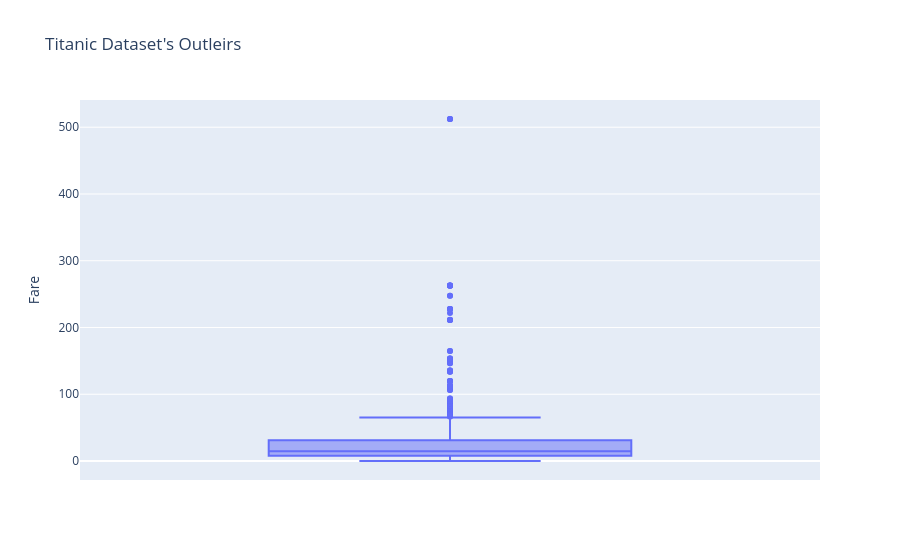
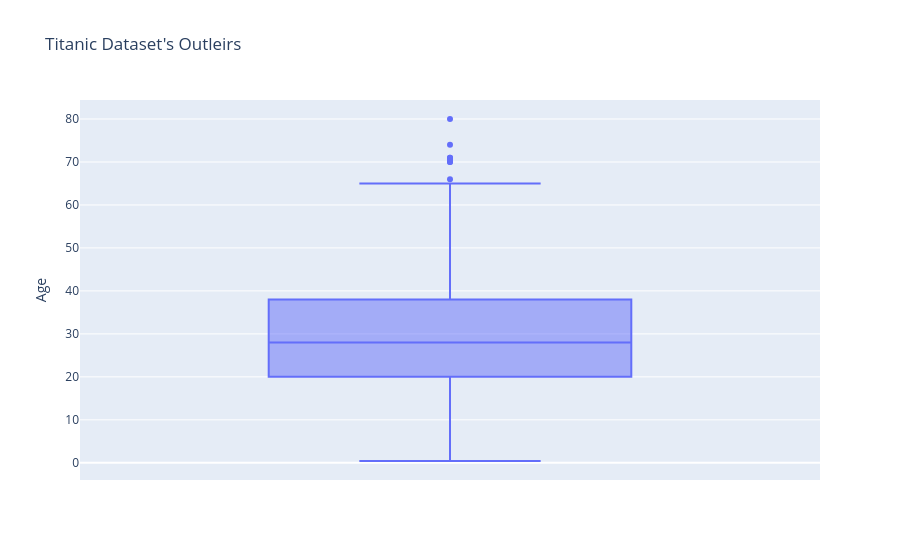

Source (notebook cell) for these figures, in order:
### Code cell
# 4 : detecting the outliers 

fig=px.box(
    data,
    y="Fare",
    title="Titanic Dataset's Outleirs"

)
fig.show()

fig=px.box(
    data,
    y="Age",
    title="Titanic Dataset's Outleirs"

)
fig.show()

### Figure 1 — Plotly figure (JSON) as saved in the notebook; plotly's stock layout.template omitted (floating-point values rounded to 4 significant figures; data arrays with more than 128 entries replaced by an {"elided": "..."} marker saying what was removed)
{"data": [{"alignmentgroup": "True", "hovertemplate": "Fare=%{y}<extra></extra>", "legendgroup": "", "marker": {"color": "#636efa"}, "name": "", "notched": false, "offsetgroup": "", "orientation": "v", "showlegend": false, "type": "box", "x0": " ", "xaxis": "x", "y": {"elided": "891 float values"}, "y0": " ", "yaxis": "y"}], "layout": {"boxmode": "group", "legend": {"tracegroupgap": 0}, "title": {"text": "Titanic Dataset's Outleirs"}, "xaxis": {"anchor": "y", "domain": [0, 1]}, "yaxis": {"anchor": "x", "domain": [0, 1], "title": {"text": "Fare"}}}}

### Figure 2 — Plotly figure (JSON) as saved in the notebook; plotly's stock layout.template omitted (floating-point values rounded to 4 significant figures; data arrays with more than 128 entries replaced by an {"elided": "..."} marker saying what was removed)
{"data": [{"alignmentgroup": "True", "hovertemplate": "Age=%{y}<extra></extra>", "legendgroup": "", "marker": {"color": "#636efa"}, "name": "", "notched": false, "offsetgroup": "", "orientation": "v", "showlegend": false, "type": "box", "x0": " ", "xaxis": "x", "y": {"elided": "891 float values"}, "y0": " ", "yaxis": "y"}], "layout": {"boxmode": "group", "legend": {"tracegroupgap": 0}, "title": {"text": "Titanic Dataset's Outleirs"}, "xaxis": {"anchor": "y", "domain": [0, 1]}, "yaxis": {"anchor": "x", "domain": [0, 1], "title": {"text": "Age"}}}}
